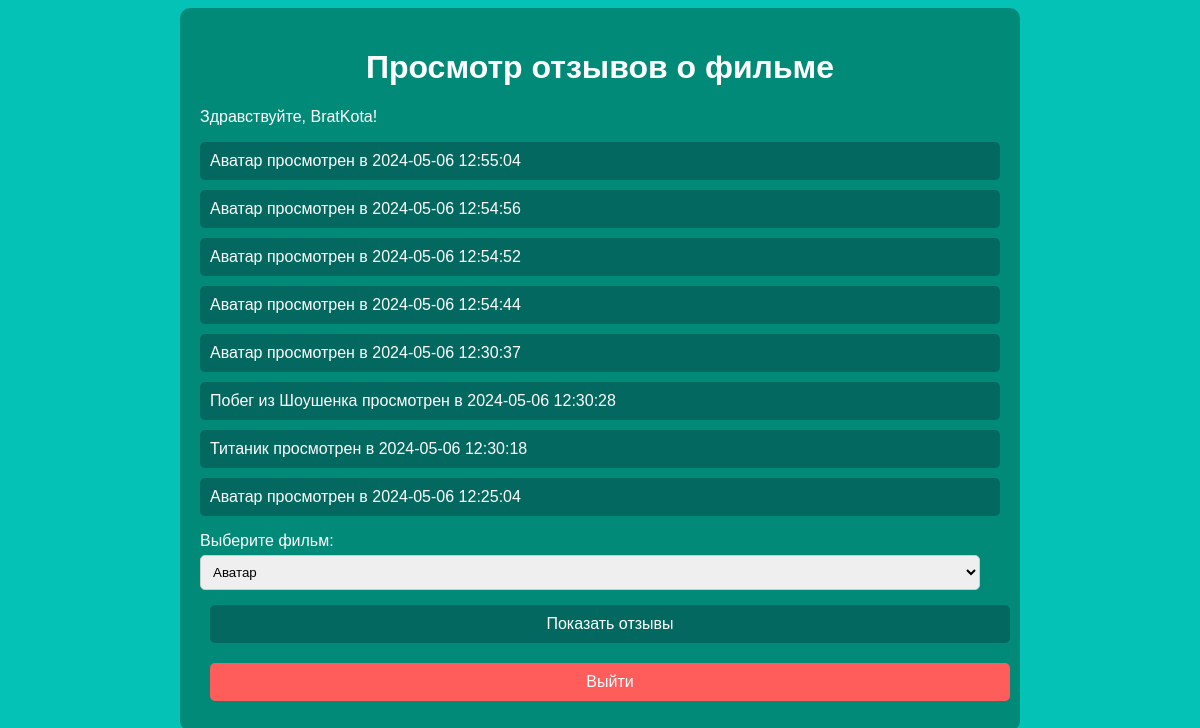
The app's page /index (signed in), older data.
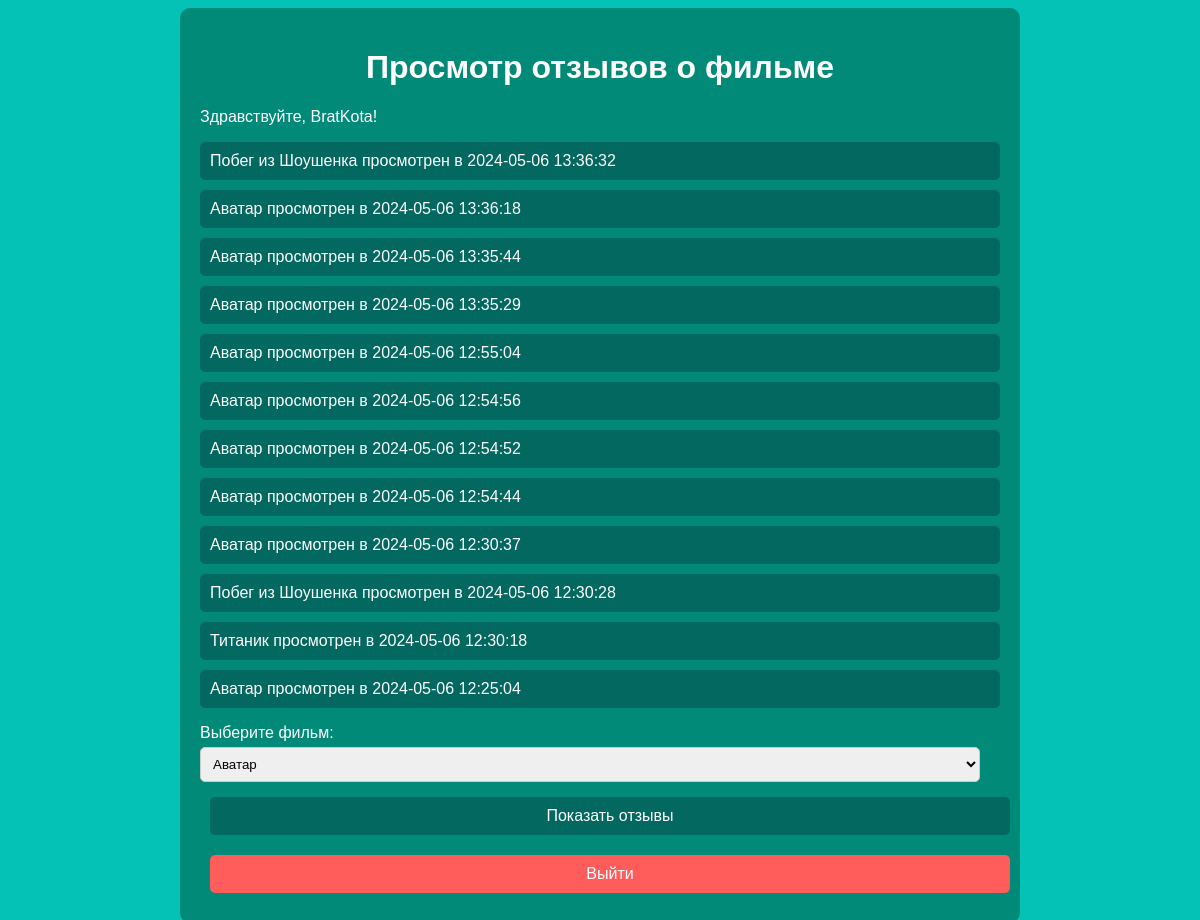
The same page, newer data.
### tables this page shows
CREATE TABLE user_logs (
            id INTEGER PRIMARY KEY AUTOINCREMENT,
            user_id INTEGER,
            film_name TEXT,
            timestamp DATETIME DEFAULT CURRENT_TIMESTAMP
        );

### routes.py (the view)
def index():
    username = session.get('username')
    user_logs = []
    if username:
        user_row = execute_query('SELECT id FROM users WHERE username = ?', (username,))
        if user_row:
            user_id = user_row[0][0]
            user_logs = execute_query('SELECT film_name, timestamp FROM user_logs WHERE user_id = ? ORDER BY timestamp DESC', (user_id,))
    return render_template('index.html', username=username, user_logs=user_logs)

### database.py (called while the page is built)
def execute_query(query, values=None):
    conn = sqlite3.connect(DATABASE_NAME)
    cursor = conn.cursor()
    if values:
        cursor.execute(query, values)
    else:
        cursor.execute(query)
    conn.commit()
    result = cursor.fetchall()
    conn.close()
    return result

### templates/index.html (shortened to what this page needs)
<!DOCTYPE html>
<html lang="en">
<head>
</head>
<body>
    <div class="container">
        <h1>Просмотр отзывов о фильме</h1>
        {% if username %}
        <p>Здравствуйте, {{ username }}!</p>
        <ul>
            {% for log in user_logs %}
            <li>{{ log[0] }} просмотрен в {{ log[1] }}</li>
            {% endfor %}
        </ul>
        {% else %}
        <p>Здравствуйте, Гость!</p>
        {% endif %}
        <form id="filmForm" action="/reviews" method="post">
            <label for="film_id">Выберите фильм:</label>
            <select name="film_id" id="film_id">
                <option value="251733">Аватар</option>
            </select>
            <button type="submit" class="film-button">Показать отзывы</button>
        </form>
        <form action="/" method="get">
            <button type="submit" class="exit-button">Выйти</button>
        </form>
    </div>
</body>
</html>

Row changes from the older to the newer data that the page shows:
added user_logs: film_name "Побег из Шоушенка", timestamp "2024-05-06 13:36:32"
added user_logs: film_name "Аватар", timestamp "2024-05-06 13:36:18"
added user_logs: film_name "Аватар", timestamp "2024-05-06 13:35:44"
added user_logs: film_name "Аватар", timestamp "2024-05-06 13:35:29"
